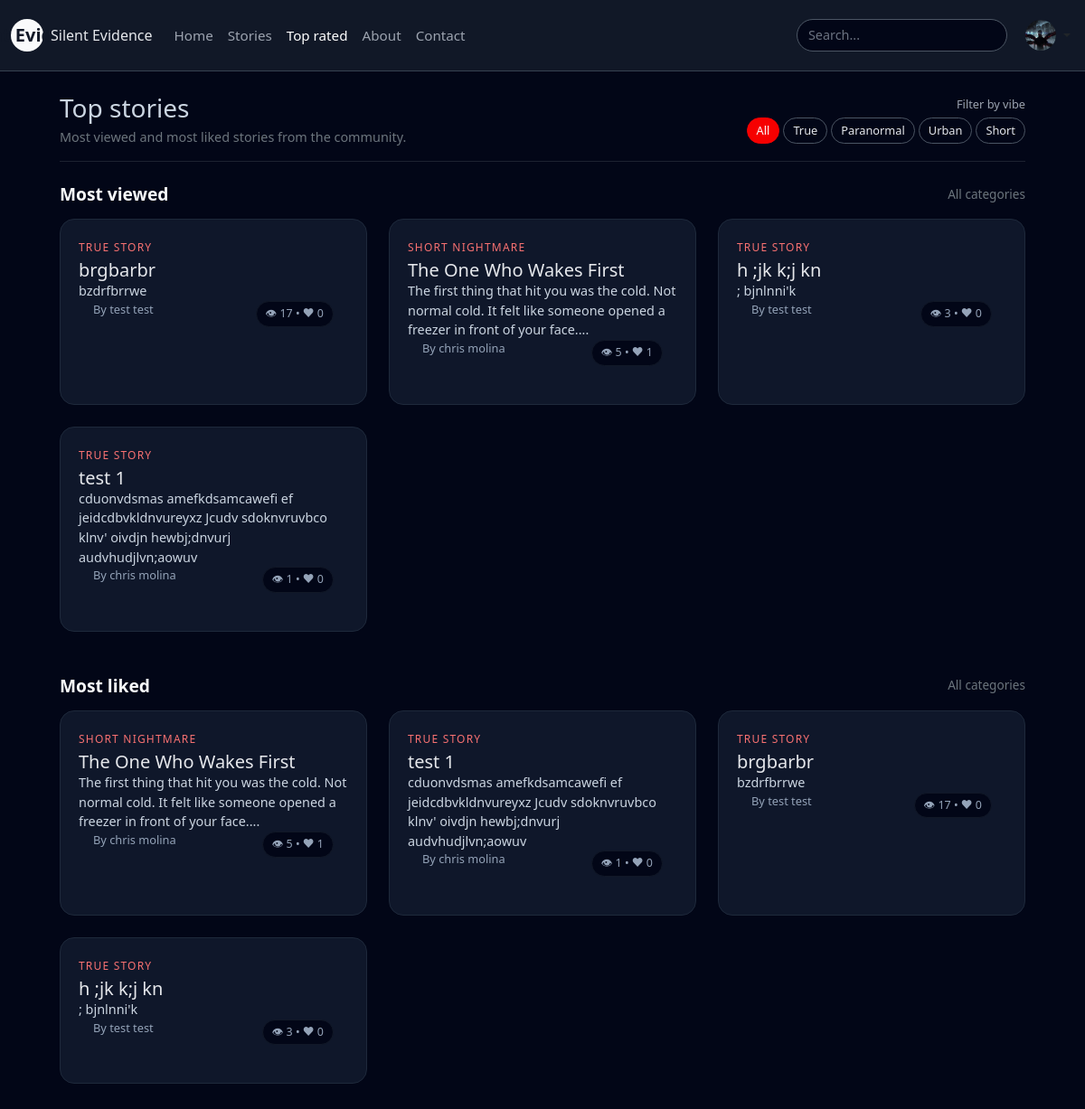
/top.php (signed in), run on the app's committed database.
### tables this page shows
CREATE TABLE `stories` (
  `id` int(10) UNSIGNED NOT NULL,
  `user_id` int(10) UNSIGNED NOT NULL,
  `title` varchar(200) NOT NULL,
  `slug` varchar(220) NOT NULL,
  `category` enum('true','paranormal','urban','short','haunted','ghosts','missing','crime','sleep','forest','night','calls','creatures','abandoned','psychological') NOT NULL DEFAULT 'true',
  `content` longtext NOT NULL,
  `image_path` varchar(255) DEFAULT NULL,
  `is_published` tinyint(1) NOT NULL DEFAULT 1,
  `is_featured` tinyint(1) NOT NULL DEFAULT 0,
  `views` int(10) UNSIGNED NOT NULL DEFAULT 0,
  `likes` int(10) UNSIGNED NOT NULL DEFAULT 0,
  `image` varchar(255) DEFAULT NULL,
  `created_at` datetime NOT NULL DEFAULT current_timestamp(),
  `updated_at` datetime NOT NULL DEFAULT current_timestamp() ON UPDATE current_timestamp()
);

CREATE TABLE `users` (
  `id` int(10) UNSIGNED NOT NULL,
  `username` varchar(50) NOT NULL,
  `email` varchar(190) NOT NULL,
  `password_hash` varchar(255) NOT NULL,
  `display_name` varchar(100) NOT NULL,
  `avatar` varchar(255) DEFAULT NULL,
  `bio` text DEFAULT NULL,
  `role` enum('user','admin') NOT NULL DEFAULT 'user',
  `created_at` datetime NOT NULL DEFAULT current_timestamp(),
  `last_login` datetime DEFAULT NULL
);

### top.php (the view, shortened to what this page needs)
<?php
require 'include/db.php';
$filterLabel = 'All categories';
$categoryKey = $_GET['category'] ?? null;
$categoryMap = [
    'true'       => 'True stories',
    'paranormal' => 'Paranormal',
    'urban'      => 'Urban legends',
    'short'      => 'Short nightmares',
];
$where  = "s.is_published = 1";
$params = [];
if ($categoryKey && isset($categoryMap[$categoryKey])) {
    $where .= " AND s.category = :cat";
    $params[':cat'] = $categoryKey;
    $filterLabel = $categoryMap[$categoryKey];
} else {
    $categoryKey  = null;
    $filterLabel  = 'All categories';
}
$sqlViews = "
    SELECT s.id,
           s.title,
           s.category,
           s.content,
           s.created_at,
           s.views,
           s.likes,
           s.image,
           u.display_name,
           u.username,
           u.avatar
      FROM stories s
      JOIN users u ON u.id = s.user_id
     WHERE $where
  ORDER BY s.views DESC, s.created_at DESC
     LIMIT 9
";
$stmt = $pdo->prepare($sqlViews);
$stmt->execute($params);
$topByViews = $stmt->fetchAll(PDO::FETCH_ASSOC);
$sqlLikes = "
    SELECT s.id,
           s.title,
           s.category,
           s.content,
           s.created_at,
           s.views,
           s.likes,
           s.image,
           u.display_name,
           u.username,
           u.avatar
      FROM stories s
      JOIN users u ON u.id = s.user_id
     WHERE $where
  ORDER BY s.likes DESC, s.created_at DESC
     LIMIT 9
";
$stmt = $pdo->prepare($sqlLikes);
$stmt->execute($params);
$topByLikes = $stmt->fetchAll(PDO::FETCH_ASSOC);
?>
<!doctype html>
<html lang="en">
<head>
    <link rel="stylesheet" href="css/style.css">
    <link
        href="https://cdn.jsdelivr.net/npm/bootstrap@5.3.3/dist/css/bootstrap.min.css"
        rel="stylesheet"
    >
</head>
<body>
<?php include 'include/header.php'; ?>
<div class="page-wrapper">
    <div class="d-flex justify-content-between align-items-center mb-3">
        <div>
            <h1 class="h3 mb-1">Top stories</h1>
            <p class="text-secondary mb-0" style="font-size:0.9rem;">
                Most viewed and most liked stories from the community.
            </p>
        </div>
        <div class="text-end">
            <div class="mb-1" style="font-size:0.8rem; color:#9ca3af;">
                Filter by vibe
            </div>
            <div class="d-flex flex-wrap gap-1 justify-content-end">
                <a href="top.php"
                   class="filter-pill <?php echo $categoryKey === null ? 'active' : ''; ?>">
                    All
                </a>
                <a href="top.php?category=true"
                   class="filter-pill <?php echo $categoryKey === 'true' ? 'active' : ''; ?>">
                    True
                </a>
                <a href="top.php?category=paranormal"
                   class="filter-pill <?php echo $categoryKey === 'paranormal' ? 'active' : ''; ?>">
                    Paranormal
                </a>
                <a href="top.php?category=urban"
                   class="filter-pill <?php echo $categoryKey === 'urban' ? 'active' : ''; ?>">
                    Urban
                </a>
                <a href="top.php?category=short"
                   class="filter-pill <?php echo $categoryKey === 'short' ? 'active' : ''; ?>">
                    Short
                </a>
            </div>
        </div>
    </div>
    <hr class="border-secondary mb-4">
    <section class="mb-5">
        <div class="d-flex justify-content-between align-items-center mb-3">
            <h2 class="section-title mb-0">Most viewed</h2>
            <span class="text-secondary" style="font-size:0.85rem;">
                <?php echo htmlspecialchars($filterLabel); ?>
            </span>
        </div>
        <?php if (!$topByViews): ?>
            <p class="text-secondary">No stories yet.</p>
        <?php else: ?>
            <div class="row row-cols-1 row-cols-md-3 g-4">
                <?php foreach ($topByViews as $story): ?>
                    <div class="col">
                        <a href="story.php?id=<?php echo (int)$story['id']; ?>" style="text-decoration:none;">
                            <div class="story-card h-100">
                                <div class="card-body">
                                    <div class="category-tag mb-1">
                                        <?php
                                        $cat = $story['category'];
                                        if ($cat === 'true') echo 'TRUE STORY';
                                        elseif ($cat === 'paranormal') echo 'PARANORMAL';
                                        elseif ($cat === 'urban') echo 'URBAN LEGEND';
                                        elseif ($cat === 'short') echo 'SHORT NIGHTMARE';
                                        else echo htmlspecialchars($cat);
                                        ?>
                                    </div>
                                    <h5 class="card-title">
                                        <?php echo htmlspecialchars($story['title']); ?>
                                    </h5>
                                    <p class="card-text mb-0">
                                        <?php
                                        $preview = strip_tags($story['content']);
                                        if (strlen($preview) > 120) {
                                            $preview = substr($preview, 0, 120) . '...';
                                        }
                                        echo htmlspecialchars($preview);
                                        ?>
                                    </p>
                                </div>
                                <div class="card-footer bg-transparent border-0 d-flex justify-content-between px-3 pb-3">
                                    <small class="author">
                                        By <?php echo htmlspecialchars($story['display_name'] ?: $story['username']); ?>
                                    </small>
                                    <small class="stat-chip">
                                        👁 <?php echo (int)$story['views']; ?> • ❤ <?php echo (int)$story['likes']; ?>
                                    </small>
                                </div>
                            </div>
                        </a>
                    </div>
                <?php endforeach; ?>
            </div>
        <?php endif; ?>
    </section>
    <section>
        <div class="d-flex justify-content-between align-items-center mb-3">
            <h2 class="section-title mb-0">Most liked</h2>
            <span class="text-secondary" style="font-size:0.85rem;">
                <?php echo htmlspecialchars($filterLabel); ?>
            </span>
        </div>
        <?php if (!$topByLikes): ?>
            <p class="text-secondary">No stories yet.</p>
        <?php else: ?>
            <div class="row row-cols-1 row-cols-md-3 g-4">
                <?php foreach ($topByLikes as $story): ?>
                    <div class="col">
                        <a href="story.php?id=<?php echo (int)$story['id']; ?>" style="text-decoration:none;">
                            <div class="story-card h-100">
                                <div class="card-body">
                                    <div class="category-tag mb-1">
                                        <?php
                                        $cat = $story['category'];
                                        if ($cat === 'true') echo 'TRUE STORY';
                                        elseif ($cat === 'paranormal') echo 'PARANORMAL';
                                        elseif ($cat === 'urban') echo 'URBAN LEGEND';
                                        elseif ($cat === 'short') echo 'SHORT NIGHTMARE';
                                        else echo htmlspecialchars($cat);
                                        ?>
                                    </div>
                                    <h5 class="card-title">
                                        <?php echo htmlspecialchars($story['title']); ?>
                                    </h5>
                                    <p class="card-text mb-0">
                                        <?php
                                        $preview = strip_tags($story['content']);
                                        if (strlen($preview) > 120) {
                                            $preview = substr($preview, 0, 120) . '...';
                                        }
                                        echo htmlspecialchars($preview);
                                        ?>
                                    </p>
                                </div>
                                <div class="card-footer bg-transparent border-0 d-flex justify-content-between px-3 pb-3">
                                    <small class="author">
                                        By <?php echo htmlspecialchars($story['display_name'] ?: $story['username']); ?>
                                    </small>
                                    <small class="stat-chip">
                                        👁 <?php echo (int)$story['views']; ?> • ❤ <?php echo (int)$story['likes']; ?>
                                    </small>
                                </div>
                            </div>
                        </a>
                    </div>
                <?php endforeach; ?>
            </div>
        <?php endif; ?>
    </section>
</div>
</body>
</html>

### css/style.css (style rules this page uses)
body { background-color: #020617; color: #cbd5e1; font-family: system-ui, -apple-system, BlinkMacSystemFont, "Segoe UI", sans-serif; margin: 0; padding: 0; }
a { text-decoration: none; }
.page-wrapper { max-width: 900px; margin: 0 auto; padding: 30px 16px 60px; }
h1 { font-weight: 700; font-size: 2rem; color: #f9fafb; }
h2 { font-weight: 600; color: #f9fafb; font-size: 1.4rem; }
p { color: #cbd5e1; font-size: 0.95rem; }
.page-wrapper { max-width: 1100px; margin: 0 auto; padding: 24px 16px 40px; }
.section-title { font-size: 1.6rem; font-weight: 600; }
.story-card { background-color: #0f172a; border-radius: 16px; border: 1px solid #1e293b; color: #e5e7eb; overflow: hidden; cursor: pointer; transition: 0.2s; }
.card-text { font-size: 0.9rem; color: #cbd5e1; }
.category-tag { font-size: 0.75rem; color: #f87171; text-transform: uppercase; letter-spacing: 0.1em; }
.author { font-size: 0.8rem; color: #94a3b8; }
.stat-chip { font-size: 0.78rem; color: #94a3b8; }
.page-wrapper { max-width: 900px; margin: 0 auto; padding: 24px 16px 40px; }
.section-title { font-size: 20px; color: #f9fafb; }
.story-card { background: #020617; border-radius: 16px; border: 1px solid #1f2933; transition: border 0.15s ease, transform 0.15s ease, box-shadow 0.15s ease; cursor: pointer; }
.page-wrapper { max-width: 1000px; margin: 0 auto; padding: 24px 16px 40px; }
.page-wrapper { padding: 24px; max-width: 1100px; margin: 0 auto; }
.story-card { background: #0b1120; border: 1px solid #1e293b; border-radius: 18px; padding: 18px; transition: 0.2s; cursor: pointer; }
.story-card { background-color: #020617; border-radius: 18px; border: 1px solid #111827; padding: 22px 20px 26px; }
.stat-chip { display: inline-flex; align-items: center; gap: 6px; padding: 4px 10px; border-radius: 999px; background-color: #020617; border: 1px solid #111827; font-size: 0.78rem; }
.filter-pill { border-radius: 999px; border: 1px solid #4b5563; padding: 4px 10px; font-size: 0.8rem; color: #e5e7eb; text-decoration: none; }
.filter-pill.active, .filter-pill:hover { background-color: #f60000; border-color: #f60000; color: #f9fafb; }
.section-title { font-size: 1.2rem; font-weight: 600; color: #f9fafb; }

### data on the page
stories: category "TRUE STORY", title "brgbarbr", content "bzdrfbrrwe", user.display_name "test test", views "17", likes "0"
stories: category "SHORT NIGHTMARE", title "The One Who Wakes First", content "The first thing that hit you was the cold. Not normal cold. It felt like someone opened a freezer in front of your face....", user.display_name "chris molina", views "5", likes "1"
stories: category "TRUE STORY", title "h ;jk k;j kn", content "; bjnlnni'k", user.display_name "test test", views "3", likes "0"
stories: category "TRUE STORY", title "test 1", content "cduonvdsmas amefkdsamcawefi ef jeidcdbvkldnvureyxz Jcudv sdoknvruvbco klnv' oivdjn hewbj;dnvurj audvhudjlvn;aowuv", user.display_name "chris molina", views "1", likes "0"

### other printed values
$filterLabel "All categories"
